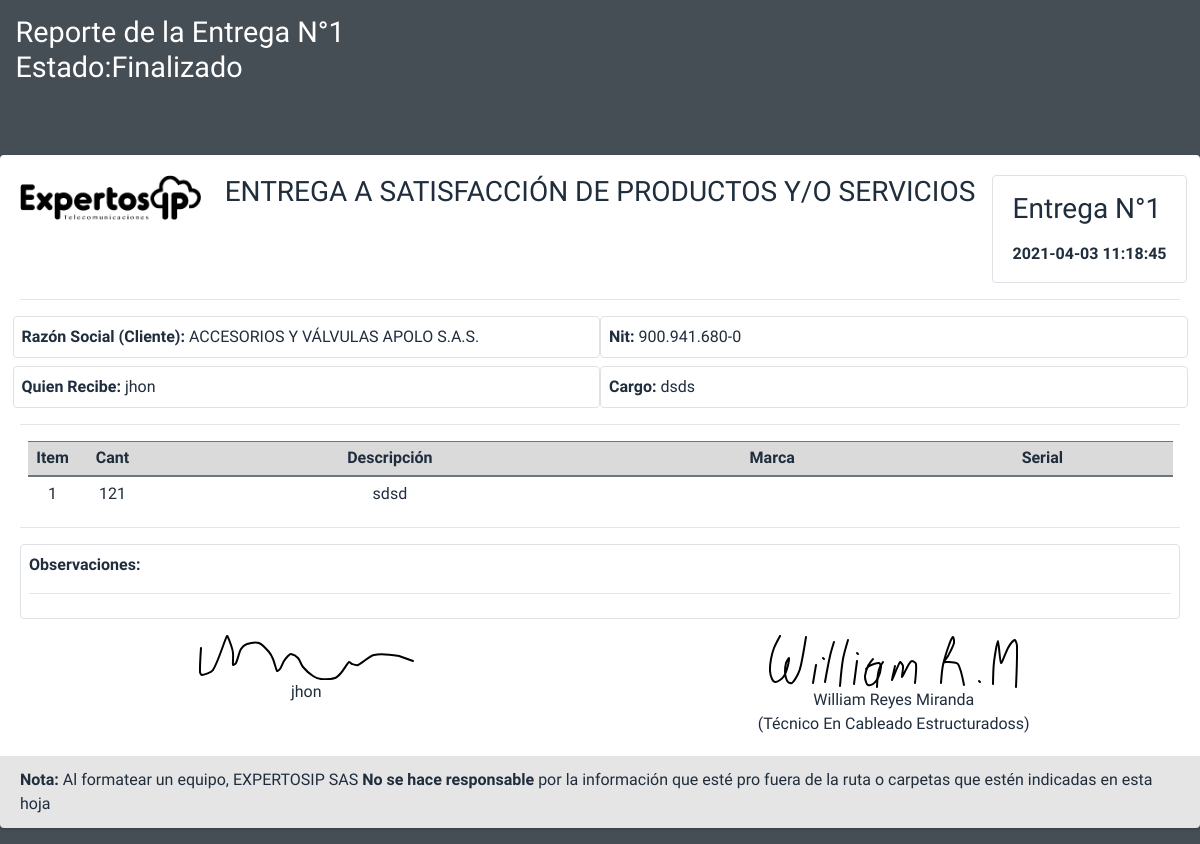
Page /sistema/reporteEntrega.php?id=1 (signed in) on the committed database.
### tables this page shows
CREATE TABLE `entregas` (
  `id_entrega` int(11) NOT NULL,
  `empresa` int(11) NOT NULL,
  `empleado` int(11) NOT NULL,
  `usuario` int(11) NOT NULL,
  `observaciones` text DEFAULT NULL,
  `estado_entrega` int(11) NOT NULL DEFAULT 2,
  `fecha_ingreso` datetime NOT NULL DEFAULT current_timestamp(),
  `firma_empleado` text DEFAULT NULL
);

CREATE TABLE `estado_entrega` (
  `id_estado` int(11) NOT NULL,
  `nombre_estado` varchar(20) DEFAULT NULL
);

CREATE TABLE `empresas` (
  `id_empresa` int(11) NOT NULL,
  `nombre_empresa` varchar(200) NOT NULL,
  `nit_empresa` varchar(50) NOT NULL,
  `estado_empresa` int(11) NOT NULL DEFAULT 1
);

CREATE TABLE `empleados` (
  `id_empleado` int(11) NOT NULL,
  `empresa` int(11) NOT NULL,
  `nombre_empleado` varchar(50) NOT NULL,
  `cargo_empleado` varchar(50) DEFAULT NULL,
  `correo_empleado` varchar(100) DEFAULT NULL,
  `estado_empleado` int(11) NOT NULL DEFAULT 1
);

CREATE TABLE `entregas_productos` (
  `id_producto` int(11) NOT NULL,
  `entrega` int(11) NOT NULL,
  `cantidad` int(11) DEFAULT NULL,
  `descripcion` varchar(100) DEFAULT NULL,
  `marca` varchar(100) DEFAULT NULL,
  `serial` varchar(100) DEFAULT NULL
);

CREATE TABLE `usuario` (
  `id_usuario` int(11) NOT NULL,
  `nombre_usuario` varchar(200) NOT NULL,
  `cargo_usuario` varchar(100) DEFAULT NULL,
  `rol` int(11) NOT NULL,
  `usuario_sesion` varchar(20) NOT NULL,
  `clave` varchar(20) NOT NULL,
  `correo_usuario` varchar(50) NOT NULL,
  `firma_usuario` text DEFAULT NULL
);

### db/Conexion.php (called while the page is built, shortened)
<?php
class Conexion
{
    public $usuarioDB = "root";
    public $passwordDB = "";
    public function Conectar()
    {
        try {
            $datosDB = "mysql:host=localhost;dbname=signature;charset=utf8";
            $conexionBD = new PDO($datosDB, $this->usuarioDB, $this->passwordDB);
            return ($conexionBD);
        } catch (PDOException $error) {
            echo $error->getMessage();
        }
    }
    public function consultarDatos($consultaSQL)
    {
        $conexionBD = $this->Conectar();
        $consultarDatos = $conexionBD->prepare($consultaSQL);
        $consultarDatos->setFetchMode(PDO::FETCH_ASSOC);
        $consultarDatos->execute();
        return ($consultarDatos->fetchAll());
    }
}

### sistema/reporteEntrega.php (the view, shortened to what this page needs)
<?php
include "../db/Conexion.php";
$conexion = new Conexion();
$idEntrega = $_GET['id'];
?>
<!DOCTYPE html>
<html lang="es">
<head>
  <?php include "includes/scriptsUp.php" ?>
</head>
<?php
$consultaSQL = "SELECT * FROM entregas ent
INNER JOIN empresas empr ON empr.id_empresa=ent.empresa
INNER JOIN empleados empl ON empl.id_empleado=ent.empleado
INNER JOIN usuario us ON us.id_usuario=ent.usuario
INNER JOIN estado_entrega esen ON ent.estado_entrega=esen.id_estado
 WHERE ent.id_entrega='$idEntrega'";
$entrega = $conexion->consultarDatos($consultaSQL);
?>
<body class="hold-transition dark-mode sidebar-mini layout-fixed layout-navbar-fixed layout-footer-fixed">
  <div class="wrapper">
    <div class="">
      <div class="content-header">
        <div class="container-fluid">
          <div class="row mb-2">
            <div class="col-sm-6">
              <h1 class="m-0">Reporte de la Entrega N°<?php echo ($idEntrega) ?></h1>
              <h1>Estado:<?php echo ($entrega[0]['nombre_estado']) ?></h1>
            </div>
            <div class="col-sm-6">
            </div>
          </div>
        </div>
      </div>
      <section class="content">
        <div class="">
          <div class="card bg-white text-dark mt-5">
            <div class="card-body">
              <div class="row">
                <div class="col-2"><img src="../img/expertosip-negro.png" style="width:100%"></div>
                <div class="col-8 font-weight-bold text-center">
                  <h3>ENTREGA A SATISFACCIÓN DE PRODUCTOS Y/O SERVICIOS</h3>
                </div>
                <div class="col-2 border rounded font-weight-bold d-flex align-items-center"><span class="mx-auto">
                    <p>
                    <h3>Entrega N°<?php echo ($idEntrega) ?></h3>
                    </p>
                    <p><?php echo ($entrega[0]['fecha_ingreso']) ?></p>
                  </span> </div>
              </div>
              <hr>
              <div class="row">
                <div class="p-2 col-6 border rounded"><span class="font-weight-bold">Razón Social (Cliente): </span> <?php echo ($entrega[0]['nombre_empresa']) ?></div>
                <div class="p-2 col-6 border rounded"><span class="font-weight-bold">Nit: </span> <?php echo ($entrega[0]['nit_empresa']) ?></div>
              </div>
              <div class="row mt-2">
                <div class="p-2 col-6 border rounded"><span class="font-weight-bold">Quien Recibe: </span> <?php echo ($entrega[0]['nombre_empleado']) ?></div>
                <div class="p-2 col-6 border rounded"><span class="font-weight-bold">Cargo: </span> <?php echo ($entrega[0]['cargo_empleado']) ?></div>
              </div>
              <hr>
              <div class="col-12 ">
                <table class="table table-sm" width="100%">
                  <thead>
                    <tr class="text-center table-active">
                      <th style="width:50px">Item</th>
                      <th style="width:70px">Cant</th>
                      <th>Descripción</th>
                      <th>Marca</th>
                      <th>Serial</th>
                    </tr>
                  </thead>
                  <tbody>
                    <?php
                    $consultaSQL = "SELECT * FROM entregas_productos WHERE entrega=$idEntrega";
                    $productos = $conexion->consultarDatos($consultaSQL);
                    $contar = 1;
                    foreach ($productos as $producto) :
                    ?>
                      <tr class="text-center">
                        <td><?php echo ($contar) ?></td>
                        <td><?php echo ($producto['cantidad']) ?></td>
                        <td><?php echo ($producto['descripcion']) ?></td>
                        <td><?php echo ($producto['marca']) ?></td>
                        <td><?php echo ($producto['serial']) ?></td>
                      </tr>
                    <?php $contar++;
                    endforeach ?>
                  </tbody>
                </table>
              </div>
              <hr>
              <div class="p-2 mt-3 col-12 border rounded">
                <span class="font-weight-bold">Observaciones:</span>
                <hr> <?php echo ($entrega[0]['observaciones']) ?>
              </div>
              <div class="row mt-3">
                <div class="col-sm-6 text-center ">
                  <div><span><?php echo ($entrega[0]['firma_empleado']) ?></span></div>
                  <div><?php echo ($entrega[0]['nombre_empleado']) ?></div>
                </div>
                <div class="col-sm-6 text-center">
                  <div><span><?php echo ($entrega[0]['firma_usuario']) ?></span></div>
                  <div><?php echo ($entrega[0]['nombre_usuario']) ?><br>(<?php echo ($entrega[0]['cargo_usuario']) ?>)</div>
                </div>
              </div>
            </div>
            <div class="card-footer">
              <b>Nota:</b> Al formatear un equipo, EXPERTOSIP SAS <b>No se hace responsable</b>
              por la información que esté pro fuera de la ruta o carpetas que estén indicadas en esta hoja
            </div>
          </div>
        </div>
      </section>
    </div>
  </div>
</body>
</html>

### sistema/includes/scriptsUp.php (shortened to what this page needs)
<link rel="stylesheet" href="../plugins/fontawesome-free/css/all.min.css">
<link rel="stylesheet" href="../plugins/overlayScrollbars/css/OverlayScrollbars.min.css">
<link rel="stylesheet" href="../dist/css/adminlte.min.css">
<link rel="stylesheet" href="../plugins/select2/css/select2.min.css">
<link rel="stylesheet" href="../plugins/select2-bootstrap4-theme/select2-bootstrap.css">
<link href="../plugins/sweetalert2/sweetalert2.css" rel="stylesheet">
<link href="css/style.css" rel="stylesheet">
<link rel="stylesheet" href="../plugins/datatables-bs4/css/dataTables.bootstrap4.min.css">
<link rel="stylesheet" href="../plugins/datatables-responsive/css/responsive.bootstrap4.min.css">
<link rel="stylesheet" href="../plugins/datatables-buttons/css/buttons.bootstrap4.min.css">
<link href="http://ajax.googleapis.com/ajax/libs/jqueryui/1.12.1/themes/south-street/jquery-ui.css" rel="stylesheet">
<link href="../assets/css/jquery.signature.css" rel="stylesheet">
<link rel="stylesheet" href="../plugins/summernote/summernote-bs4.min.css">

### rows in the picture
entregas: estado_entrega.nombre_estado "Finalizado", fecha_ingreso "2021-04-03 11:18:45", empresa.nombre_empresa "ACCESORIOS Y VÁLVULAS APOLO S.A.S.", empresa.nit_empresa "900.941.680-0", empleado.nombre_empleado "jhon", empleado.cargo_empleado "dsds", usuario.nombre_usuario "William Reyes Miranda", usuario.cargo_usuario "Técnico En Cableado Estructuradoss"
entregas_productos: cantidad "121", descripcion "sdsd"

### other values in the picture
$idEntrega "1"
